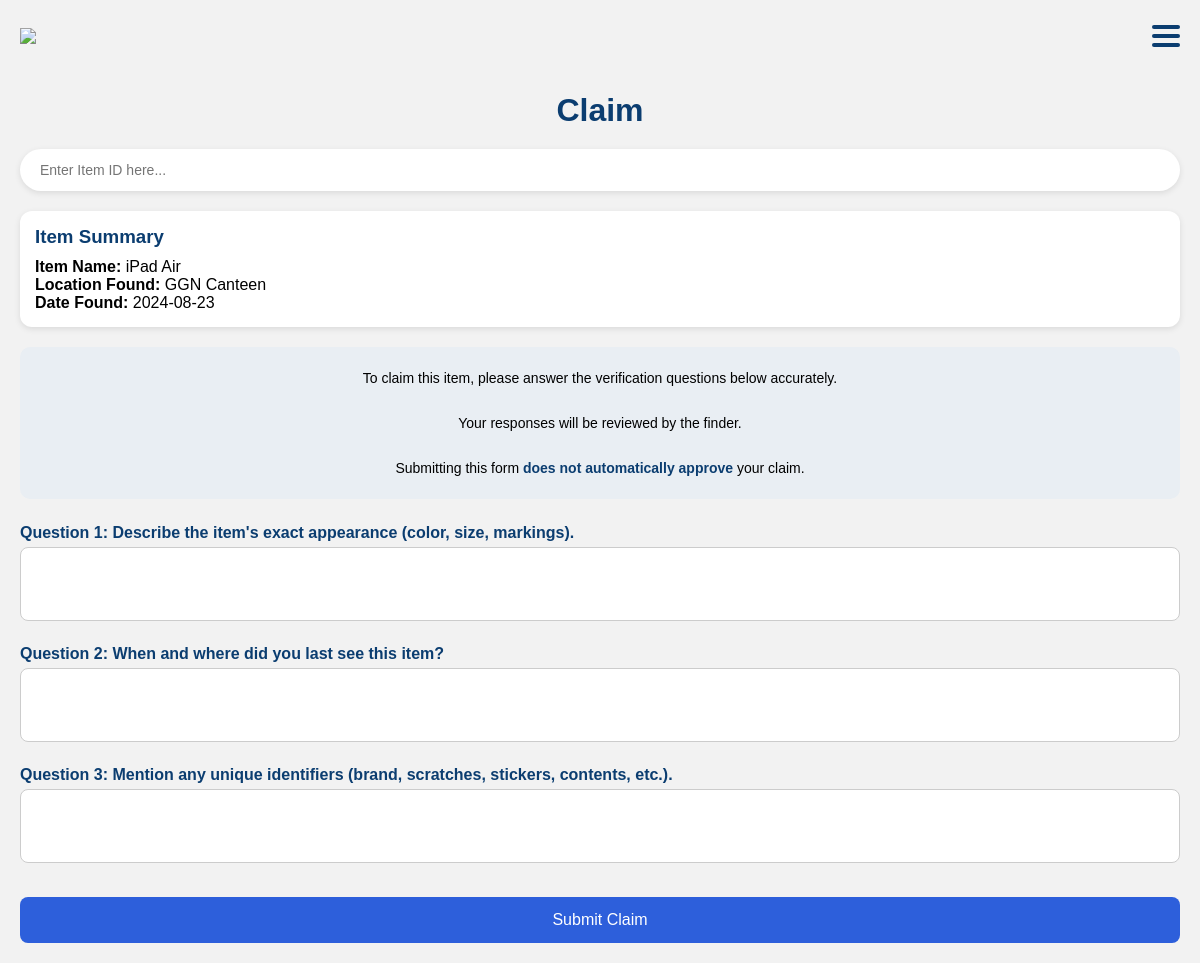
Screenshot of /claim.php?item_id=13 (signed in) with the database file from the repository.
### tables this page shows
CREATE TABLE `items` (
  `id` int(11) NOT NULL,
  `item_name` varchar(100) NOT NULL,
  `category` varchar(100) NOT NULL,
  `description` text NOT NULL,
  `location_found` varchar(100) NOT NULL,
  `date_found` date NOT NULL,
  `image` varchar(255) NOT NULL,
  `posted_by` int(11) NOT NULL,
  `answer1` varchar(100) NOT NULL,
  `answer2` varchar(100) NOT NULL,
  `created_at` timestamp NOT NULL DEFAULT current_timestamp() ON UPDATE current_timestamp(),
  `status` varchar(50) NOT NULL DEFAULT 'available',
  `approval_status` varchar(20) DEFAULT 'pending'
);

### claim.php (the view, shortened to what this page needs)
<?php
include("config.php");
$item_id = intval($_GET['item_id']);
$item_query = mysqli_query($conn, "SELECT * FROM items WHERE id='$item_id'");
$item = mysqli_fetch_assoc($item_query);
?>
<!DOCTYPE html>
<html>
<head>
</head>
<body>
<header>
    <img src="image/logo.png" class="logo">
    <div class="hamburger" onclick="toggleMenu()">
        <div></div>
        <div></div>
        <div></div>
    </div>
</header>
<div class="container">
<h1>Claim</h1>
<div class="search-box">
    <input type="text" placeholder="Enter Item ID here...">
</div>
<div class="summary">
    <h3>Item Summary</h3>
    <p><strong>Item Name:</strong> <?php echo $item['item_name']; ?></p>
    <p><strong>Location Found:</strong> <?php echo $item['location_found']; ?></p>
    <p><strong>Date Found:</strong> <?php echo $item['date_found']; ?></p>
</div>
<div class="instructions">
    To claim this item, please answer the verification questions below accurately.<br><br>
    Your responses will be reviewed by the finder.<br><br>
    Submitting this form <strong>does not automatically approve</strong> your claim.
</div>
<form method="POST">
<div class="question">
    <label>Question 1: Describe the item's exact appearance (color, size, markings).</label>
    <textarea name="answer1" rows="3" required></textarea>
</div>
<div class="question">
    <label>Question 2: When and where did you last see this item?</label>
    <textarea name="answer2" rows="3" required></textarea>
</div>
<div class="question">
    <label>Question 3: Mention any unique identifiers (brand, scratches, stickers, contents, etc.).</label>
    <textarea name="answer3" rows="3" required></textarea>
</div>
<button type="submit" class="submit-btn">Submit Claim</button>
</form>
</div>
</body>
</html>

### claim.php (style rules this page uses)
* { margin:0; padding:0; box-sizing:border-box; font-family:Arial, sans-serif; }
body { background:#f2f2f2; }
header { display:flex; justify-content:space-between; align-items:center; padding:20px; }
.logo { width:150px; }
.hamburger { width:28px; cursor:pointer; }
.hamburger div { height:4px; background:#0b3d70; margin:5px 0; border-radius:2px; }
.container { padding:20px; }
h1 { text-align:center; color:#0b3d70; margin-bottom:20px; }
.search-box { background:white; border-radius:30px; padding:12px 20px; margin-bottom:20px; box-shadow:0 2px 6px rgba(0,0,0,0.1); }
.search-box input { width:100%; border:none; outline:none; font-size:14px; }
.summary { background:white; border-radius:12px; padding:15px; margin-bottom:20px; box-shadow:0 2px 6px rgba(0,0,0,0.1); }
.summary h3 { color:#0b3d70; margin-bottom:10px; }
.instructions { text-align:center; background:#e9eef3; padding:20px; border-radius:10px; margin-bottom:25px; font-size:14px; line-height:1.6; }
.instructions strong { color:#0b3d70; }
.question { margin-bottom:20px; }
.question label { font-weight:bold; color:#0b3d70; display:block; margin-bottom:5px; }
textarea { width:100%; padding:12px; border-radius:8px; border:1px solid #ccc; resize:none; font-size:14px; }
.submit-btn { width:100%; padding:14px; background:#2d5fdb; color:white; border:none; border-radius:8px; font-size:16px; cursor:pointer; margin-top:10px; }

### rows the page displays
items: item_name "iPad Air", location_found "GGN Canteen", date_found "2024-08-23"
